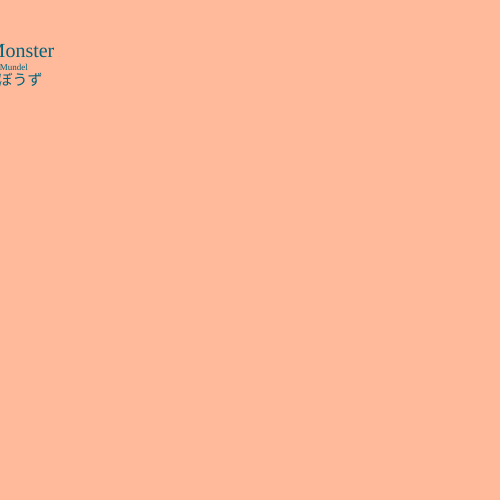
Frame 1 (no input)
Frame 60 (no input): identical to frame 1, image omitted
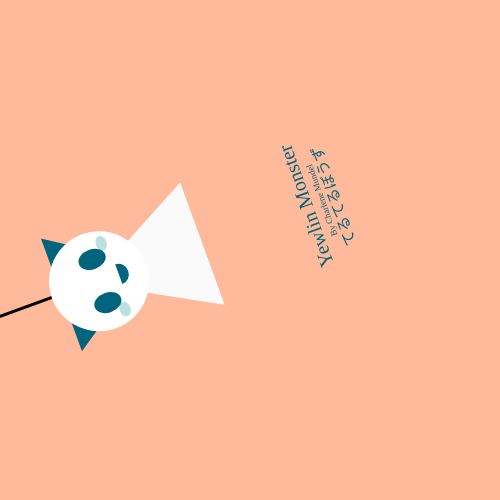
Frame 120 (the mouse pressed at the canvas centre since frame 60)

The p5.js sketch that drew these frames (run headless with seeded random() and noise() and a simulated clock; from frame 60 on, the mouse is pressed at the canvas centre):

// p5.js sketch
// ── sketch.js
/**
 * Creepy Spinning Variable Person
 *
 */

function setup() {
  // Setup basic elements
  createCanvas(500, 500);
  background(255, 185, 155);
}

let headAngle = 0;
let headRotationRate = 0;
let armAngle = 0;
let headWidth = 80;
let headHeight = 40;

function draw() {
    // erase every frame
    background( 255, 185, 155 );
    // turn the cursor off
    noCursor();

    // UPDATE VALUES
    // base head rotation rate on mouseY pos
    headRotationRate = (mouseY * 0.1) - 20;
    // update head angle,
    // to equal itself plus headRotationRate
    headAngle = headAngle + headRotationRate;
    // set the arm to spin at a constant rate
    armAngle = armAngle - 3;


    // *****************************
    // PERSON SANDBOX
    // *****************************
    push();

    // make the person follow the mouse.
    translate( mouseX, mouseY );

    // draw the spinning forarm
    push();
    // left arm
    push();
    // move the center to facilitate rotate
    translate( -10, -20 );
    // rotate, based on mouseX position
    rotate( radians( mouseX) );
    // draw arm and hand
    pop();


        // Main body
        push();
        //SPINNNN
        translate( -10, -20 );
        rotate( radians( mouseX) );
        smooth();
        strokeWeight(0);
        fill(250,250,250);
        triangle(65, -40, 1, -160, -65, -40);
        strokeWeight(3);


        //horns and string

        line(1, -1000, 1, -140);
        strokeWeight(0);
        fill(0,100,124);
        triangle(60, -190, 1, -100, -60, -190);

        // Head
        push();
        strokeWeight(0);
        translate(0, -150);
        fill(255, 255, 255);
        ellipse(0, 0, 100, 100);


        // Eyes
        strokeWeight(0);
        fill(187,224,224);
        ellipse(-35, 15, 15, 11);
        fill(0,100,124);
        ellipse(-23, 1, 20, 28);

        fill(187,224,224);
        ellipse( 35, 15, 15, 11);
        fill(0,100,124);
        ellipse( 23, 1, 20, 28);
        pop();

        strokeWeight:(5);

        // Mouth
        push();
        strokeWeight(0);
        fill(0,100,124);
        arc(0, -129, 21, 20, 0, PI, CHORD);
        pop();

        // Naming

        push();
        translate( 0, 50 );
        textAlign(CENTER);
        textSize(20);
        textFont("Acumin Pro Thin");
        text("Yewlin Monster", 0, 27);
        textSize(9);
        text("By Charlene Mundel",0,40);
        textSize(15);
        text("てるてるぼうず",0,55);
        textFont("Yu Gothic UI Light");
        pop();

    }
